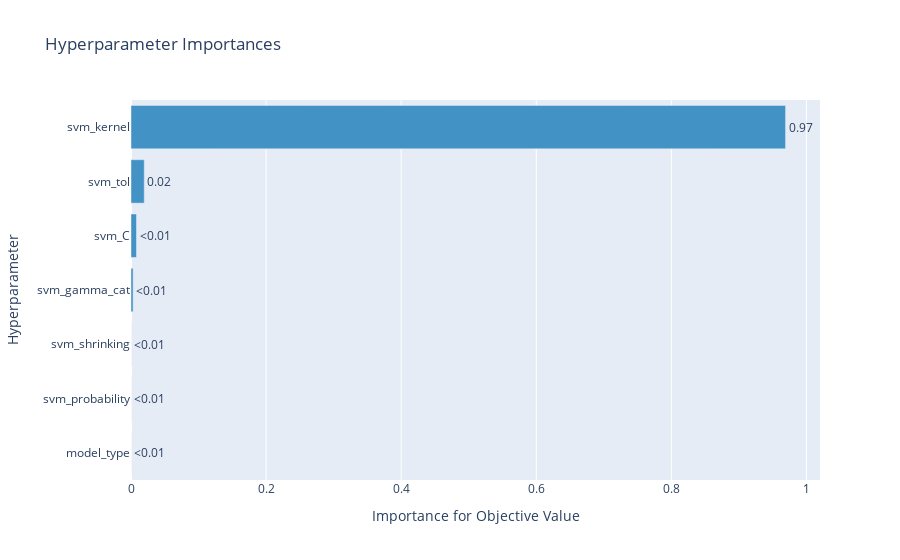

Notebook code cell kept with this figure:
### Code cell
optuna.visualization.plot_param_importances(study, params=list(study.best_params.keys()))

### Figure 1 — Plotly figure (JSON) as saved in the notebook; plotly's stock layout.template omitted (floating-point values rounded to 4 significant figures)
{"data": [{"cliponaxis": false, "hovertemplate": ["model_type (CategoricalDistribution): 0.0<extra></extra>", "svm_probability (CategoricalDistribution): 7.905908750599214e-08<extra></extra>", "svm_shrinking (CategoricalDistribution): 9.585151276841013e-06<extra></extra>", "svm_gamma_cat (CategoricalDistribution): 0.0031305955722542994<extra></extra>", "svm_C (FloatDistribution): 0.00814459303584391<extra></extra>", "svm_tol (FloatDistribution): 0.019629851452444915<extra></extra>", "svm_kernel (CategoricalDistribution): 0.9690852957290926<extra></extra>"], "marker": {"color": "rgb(66,146,198)"}, "orientation": "h", "text": ["<0.01", "<0.01", "<0.01", "<0.01", "<0.01", "0.02", "0.97"], "textposition": "outside", "type": "bar", "x": [0, 7.906e-08, 9.585e-06, 0.003131, 0.008145, 0.01963, 0.9691], "y": ["model_type", "svm_probability", "svm_shrinking", "svm_gamma_cat", "svm_C", "svm_tol", "svm_kernel"]}], "layout": {"showlegend": false, "title": {"text": "Hyperparameter Importances"}, "xaxis": {"title": {"text": "Importance for Objective Value"}}, "yaxis": {"title": {"text": "Hyperparameter"}}}}
